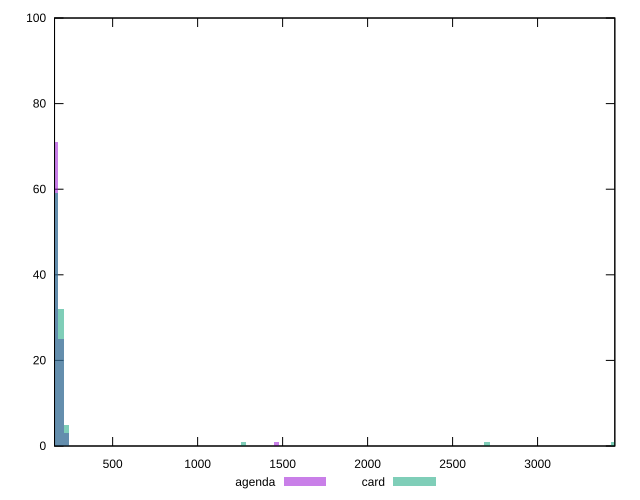

Recreate this plot in gnuplot.
reset

$agenda <<EOF
1464.3929871096782 1
195.25239828129043 25
162.71033190107534 71
227.7944646615055 3
EOF

$card <<EOF
162.71033190107534 59
195.25239828129043 32
227.7944646615055 5
2700.991509557851 1
1269.1405888283878 1
3449.4590363027974 1
EOF

set key outside below
set boxwidth 32.54206638021507
set xrange [158.147:3454.3799999999997]
set yrange [0:100]
set trange [0:100]
set style fill transparent solid 0.5 noborder
set terminal svg size 640, 500 enhanced background rgb 'white'
set output "reports/report_00030_2021-02-24T20-42-31.540Z/server-response-time/comparison/histogram/1_vs_2.svg"

plot $agenda title "agenda" with boxes, \
     $card title "card" with boxes

reset
